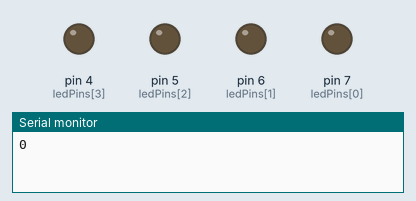
Recording of a sketch running on a simulated Arduino Uno, built with avr-gcc and run on an emulated ATmega328P. On the bench: output pins drawn as LEDs (lit = HIGH), the last lines printed to the serial monitor.

Above: at 0.5 s.
At 2.5 s:
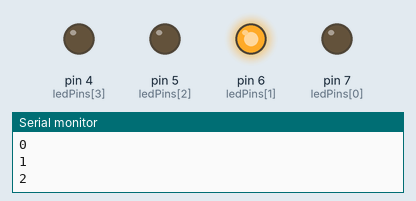
At 4.5 s:
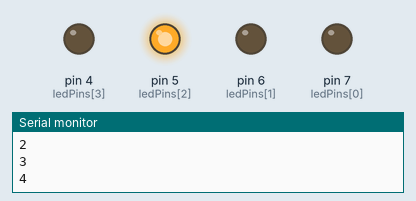
At 9.5 s:
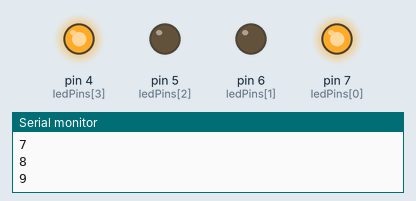
At 14.5 s:
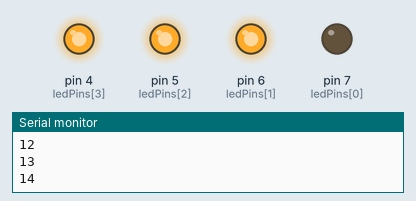
At 19.5 s:
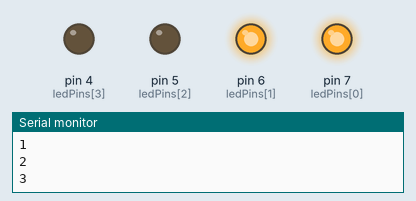
Timing chart, 0 to 20.8 s (numbered marks = the images above):
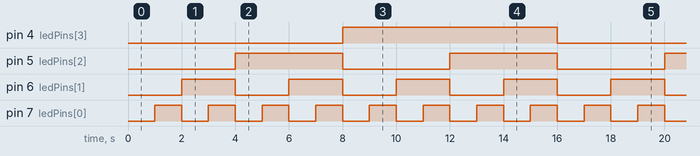

The sketch:

led_binary_counter.ino
```cpp
int ledPins[] = {7, 6, 5, 4};

void setup() {
  Serial.begin(9600);
  for (int i = 0; i < 4; i++) {
    pinMode(ledPins[i], OUTPUT);
  }
}

void loop() {

  for (int number = 0; number <= 15; number++) {


    for (int bit = 0; bit < 4; bit++) {
      digitalWrite(ledPins[bit], bitRead(number, bit));
    }

    Serial.println(number);
    delay(1000);
  }
}
```

Measured:
- by itself, pin 4 (ledPins[3]): alternates HIGH for 8.0 s and LOW for 8.0 s
- by itself, pin 5 (ledPins[2]): alternates HIGH for 4.0 s and LOW for 4.0 s
- by itself, pin 6 (ledPins[1]): alternates HIGH for 2.0 s and LOW for 2.0 s
- by itself, pin 7 (ledPins[0]): alternates HIGH for 1.0 s and LOW for 1.0 s
